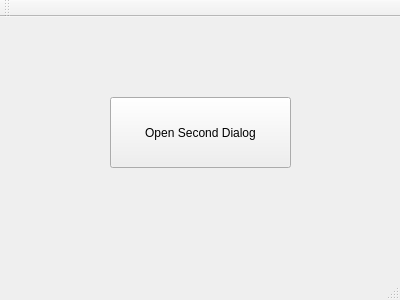
<?xml version="1.0" encoding="UTF-8"?>
<ui version="4.0">
 <class>MainWindow</class>
 <widget class="QMainWindow" name="MainWindow">
  <property name="geometry">
   <rect>
    <x>0</x>
    <y>0</y>
    <width>400</width>
    <height>300</height>
   </rect>
  </property>
  <property name="windowTitle">
   <string>MainWindow</string>
  </property>
  <widget class="QWidget" name="centralWidget">
   <widget class="QPushButton" name="pushButton">
    <property name="geometry">
     <rect>
      <x>110</x>
      <y>80</y>
      <width>181</width>
      <height>71</height>
     </rect>
    </property>
    <property name="text">
     <string>Open Second Dialog</string>
    </property>
   </widget>
  </widget>
  <widget class="QMenuBar" name="menuBar">
   <property name="geometry">
    <rect>
     <x>0</x>
     <y>0</y>
     <width>400</width>
     <height>20</height>
    </rect>
   </property>
  </widget>
  <widget class="QToolBar" name="mainToolBar">
   <attribute name="toolBarArea">
    <enum>TopToolBarArea</enum>
   </attribute>
   <attribute name="toolBarBreak">
    <bool>false</bool>
   </attribute>
  </widget>
  <widget class="QStatusBar" name="statusBar"/>
 </widget>
 <layoutdefault spacing="6" margin="11"/>
 <resources/>
 <connections/>
</ui>
